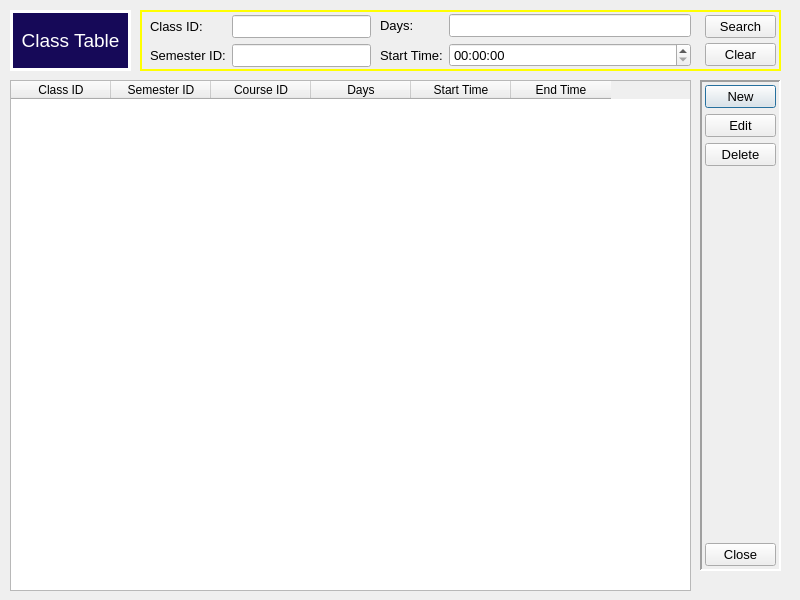
<?xml version="1.0" encoding="UTF-8"?>
<ui version="4.0">
 <class>Dialog</class>
 <widget class="QDialog" name="Dialog">
  <property name="geometry">
   <rect>
    <x>0</x>
    <y>0</y>
    <width>800</width>
    <height>600</height>
   </rect>
  </property>
  <property name="windowTitle">
   <string>Class Table</string>
  </property>
  <property name="styleSheet">
   <string notr="true"/>
  </property>
  <widget class="QWidget" name="horizontalLayoutWidget">
   <property name="geometry">
    <rect>
     <x>10</x>
     <y>80</y>
     <width>681</width>
     <height>511</height>
    </rect>
   </property>
   <layout class="QHBoxLayout" name="horizontalLayout">
    <item>
     <widget class="QTableWidget" name="tableWidget">
      <property name="styleSheet">
       <string notr="true"/>
      </property>
      <column>
       <property name="text">
        <string>Class ID</string>
       </property>
      </column>
      <column>
       <property name="text">
        <string>Semester ID</string>
       </property>
      </column>
      <column>
       <property name="text">
        <string>Course ID</string>
       </property>
      </column>
      <column>
       <property name="text">
        <string>Days</string>
       </property>
      </column>
      <column>
       <property name="text">
        <string>Start Time</string>
       </property>
      </column>
      <column>
       <property name="text">
        <string>End Time</string>
       </property>
      </column>
     </widget>
    </item>
   </layout>
  </widget>
  <widget class="QWidget" name="verticalLayoutWidget">
   <property name="geometry">
    <rect>
     <x>700</x>
     <y>80</y>
     <width>81</width>
     <height>491</height>
    </rect>
   </property>
   <layout class="QVBoxLayout" name="verticalLayout">
    <property name="leftMargin">
     <number>5</number>
    </property>
    <property name="topMargin">
     <number>5</number>
    </property>
    <property name="rightMargin">
     <number>5</number>
    </property>
    <property name="bottomMargin">
     <number>5</number>
    </property>
    <item>
     <widget class="QPushButton" name="btnNew">
      <property name="font">
       <font>
        <family>Arial</family>
        <pointsize>10</pointsize>
       </font>
      </property>
      <property name="text">
       <string>New</string>
      </property>
     </widget>
    </item>
    <item>
     <widget class="QPushButton" name="btnEdit">
      <property name="font">
       <font>
        <family>Arial</family>
        <pointsize>10</pointsize>
       </font>
      </property>
      <property name="text">
       <string>Edit</string>
      </property>
     </widget>
    </item>
    <item>
     <widget class="QPushButton" name="btnDelete">
      <property name="font">
       <font>
        <family>Arial</family>
        <pointsize>10</pointsize>
       </font>
      </property>
      <property name="text">
       <string>Delete</string>
      </property>
     </widget>
    </item>
    <item>
     <spacer name="verticalSpacer_2">
      <property name="orientation">
       <enum>Qt::Vertical</enum>
      </property>
      <property name="sizeType">
       <enum>QSizePolicy::Expanding</enum>
      </property>
      <property name="sizeHint" stdset="0">
       <size>
        <width>20</width>
        <height>40</height>
       </size>
      </property>
     </spacer>
    </item>
    <item>
     <widget class="QDialogButtonBox" name="btnClose">
      <property name="sizePolicy">
       <sizepolicy hsizetype="Minimum" vsizetype="Maximum">
        <horstretch>0</horstretch>
        <verstretch>0</verstretch>
       </sizepolicy>
      </property>
      <property name="font">
       <font>
        <family>Arial</family>
        <pointsize>10</pointsize>
       </font>
      </property>
      <property name="layoutDirection">
       <enum>Qt::LeftToRight</enum>
      </property>
      <property name="orientation">
       <enum>Qt::Vertical</enum>
      </property>
      <property name="standardButtons">
       <set>QDialogButtonBox::Close</set>
      </property>
      <property name="centerButtons">
       <bool>false</bool>
      </property>
     </widget>
    </item>
   </layout>
  </widget>
  <widget class="QWidget" name="formLayoutWidget">
   <property name="geometry">
    <rect>
     <x>150</x>
     <y>10</y>
     <width>221</width>
     <height>61</height>
    </rect>
   </property>
   <layout class="QFormLayout" name="formLayout">
    <property name="sizeConstraint">
     <enum>QLayout::SetDefaultConstraint</enum>
    </property>
    <property name="fieldGrowthPolicy">
     <enum>QFormLayout::AllNonFixedFieldsGrow</enum>
    </property>
    <property name="rowWrapPolicy">
     <enum>QFormLayout::DontWrapRows</enum>
    </property>
    <property name="formAlignment">
     <set>Qt::AlignLeading|Qt::AlignLeft|Qt::AlignVCenter</set>
    </property>
    <property name="horizontalSpacing">
     <number>6</number>
    </property>
    <property name="bottomMargin">
     <number>0</number>
    </property>
    <item row="1" column="0">
     <widget class="QLabel" name="lblClassID">
      <property name="font">
       <font>
        <family>Arial</family>
        <pointsize>10</pointsize>
       </font>
      </property>
      <property name="text">
       <string>Class ID:</string>
      </property>
     </widget>
    </item>
    <item row="2" column="0">
     <widget class="QLabel" name="lblSemesterID">
      <property name="font">
       <font>
        <family>Arial</family>
        <pointsize>10</pointsize>
       </font>
      </property>
      <property name="text">
       <string>Semester ID:</string>
      </property>
     </widget>
    </item>
    <item row="1" column="1">
     <widget class="QLineEdit" name="txtClassID">
      <property name="font">
       <font>
        <family>Arial</family>
        <pointsize>10</pointsize>
       </font>
      </property>
      <property name="text">
       <string/>
      </property>
     </widget>
    </item>
    <item row="2" column="1">
     <widget class="QLineEdit" name="txtSemesterID">
      <property name="font">
       <font>
        <family>Arial</family>
        <pointsize>10</pointsize>
       </font>
      </property>
      <property name="text">
       <string/>
      </property>
     </widget>
    </item>
   </layout>
  </widget>
  <widget class="QWidget" name="formLayoutWidget_2">
   <property name="geometry">
    <rect>
     <x>380</x>
     <y>10</y>
     <width>311</width>
     <height>61</height>
    </rect>
   </property>
   <layout class="QFormLayout" name="formLayout_2">
    <property name="formAlignment">
     <set>Qt::AlignLeading|Qt::AlignLeft|Qt::AlignVCenter</set>
    </property>
    <item row="1" column="0">
     <widget class="QLabel" name="lblDays">
      <property name="font">
       <font>
        <family>Arial</family>
        <pointsize>10</pointsize>
       </font>
      </property>
      <property name="text">
       <string>Days:</string>
      </property>
     </widget>
    </item>
    <item row="1" column="1">
     <widget class="QLineEdit" name="txtDays">
      <property name="font">
       <font>
        <family>Arial</family>
        <pointsize>10</pointsize>
       </font>
      </property>
      <property name="text">
       <string/>
      </property>
     </widget>
    </item>
    <item row="2" column="0">
     <widget class="QLabel" name="lblStartTime">
      <property name="font">
       <font>
        <family>Arial</family>
        <pointsize>10</pointsize>
       </font>
      </property>
      <property name="text">
       <string>Start Time:</string>
      </property>
     </widget>
    </item>
    <item row="2" column="1">
     <widget class="QTimeEdit" name="timeStartTime">
      <property name="font">
       <font>
        <family>Arial</family>
        <pointsize>10</pointsize>
       </font>
      </property>
      <property name="calendarPopup">
       <bool>false</bool>
      </property>
     </widget>
    </item>
   </layout>
  </widget>
  <widget class="QLabel" name="lblTitle">
   <property name="geometry">
    <rect>
     <x>10</x>
     <y>10</y>
     <width>121</width>
     <height>61</height>
    </rect>
   </property>
   <property name="font">
    <font>
     <family>Arial</family>
     <pointsize>14</pointsize>
     <weight>50</weight>
     <bold>false</bold>
    </font>
   </property>
   <property name="acceptDrops">
    <bool>false</bool>
   </property>
   <property name="layoutDirection">
    <enum>Qt::LeftToRight</enum>
   </property>
   <property name="autoFillBackground">
    <bool>false</bool>
   </property>
   <property name="styleSheet">
    <string notr="true">background-color: rgb(22, 9, 88);
color: rgb(255, 255, 255);</string>
   </property>
   <property name="frameShape">
    <enum>QFrame::Box</enum>
   </property>
   <property name="frameShadow">
    <enum>QFrame::Plain</enum>
   </property>
   <property name="lineWidth">
    <number>3</number>
   </property>
   <property name="text">
    <string>Class Table</string>
   </property>
   <property name="alignment">
    <set>Qt::AlignCenter</set>
   </property>
   <property name="wordWrap">
    <bool>true</bool>
   </property>
  </widget>
  <widget class="QWidget" name="verticalLayoutWidget_2">
   <property name="geometry">
    <rect>
     <x>700</x>
     <y>10</y>
     <width>81</width>
     <height>61</height>
    </rect>
   </property>
   <layout class="QVBoxLayout" name="verticalLayout_2">
    <property name="spacing">
     <number>0</number>
    </property>
    <property name="leftMargin">
     <number>5</number>
    </property>
    <property name="rightMargin">
     <number>5</number>
    </property>
    <item>
     <widget class="QPushButton" name="btnSearch">
      <property name="font">
       <font>
        <pointsize>10</pointsize>
       </font>
      </property>
      <property name="text">
       <string>Search</string>
      </property>
     </widget>
    </item>
    <item>
     <widget class="QPushButton" name="btnClear">
      <property name="font">
       <font>
        <pointsize>10</pointsize>
       </font>
      </property>
      <property name="text">
       <string>Clear</string>
      </property>
     </widget>
    </item>
   </layout>
  </widget>
  <widget class="QFrame" name="frameTop">
   <property name="geometry">
    <rect>
     <x>140</x>
     <y>10</y>
     <width>641</width>
     <height>61</height>
    </rect>
   </property>
   <property name="styleSheet">
    <string notr="true">color: rgb(255, 255, 0);</string>
   </property>
   <property name="frameShape">
    <enum>QFrame::Box</enum>
   </property>
   <property name="frameShadow">
    <enum>QFrame::Plain</enum>
   </property>
   <property name="lineWidth">
    <number>2</number>
   </property>
  </widget>
  <widget class="QFrame" name="frameRight">
   <property name="geometry">
    <rect>
     <x>700</x>
     <y>80</y>
     <width>81</width>
     <height>491</height>
    </rect>
   </property>
   <property name="frameShape">
    <enum>QFrame::Panel</enum>
   </property>
   <property name="frameShadow">
    <enum>QFrame::Sunken</enum>
   </property>
   <property name="lineWidth">
    <number>2</number>
   </property>
  </widget>
  <zorder>frameRight</zorder>
  <zorder>frameTop</zorder>
  <zorder>horizontalLayoutWidget</zorder>
  <zorder>verticalLayoutWidget</zorder>
  <zorder>formLayoutWidget</zorder>
  <zorder>formLayoutWidget_2</zorder>
  <zorder>lblTitle</zorder>
  <zorder>verticalLayoutWidget_2</zorder>
 </widget>
 <resources/>
 <connections>
  <connection>
   <sender>btnClose</sender>
   <signal>accepted()</signal>
   <receiver>Dialog</receiver>
   <slot>accept()</slot>
   <hints>
    <hint type="sourcelabel">
     <x>248</x>
     <y>254</y>
    </hint>
    <hint type="destinationlabel">
     <x>157</x>
     <y>274</y>
    </hint>
   </hints>
  </connection>
  <connection>
   <sender>btnClose</sender>
   <signal>rejected()</signal>
   <receiver>Dialog</receiver>
   <slot>reject()</slot>
   <hints>
    <hint type="sourcelabel">
     <x>316</x>
     <y>260</y>
    </hint>
    <hint type="destinationlabel">
     <x>286</x>
     <y>274</y>
    </hint>
   </hints>
  </connection>
 </connections>
</ui>
